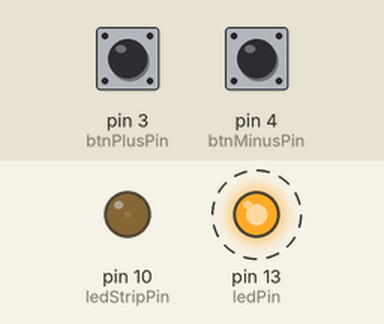
The sketch below on a simulated Arduino Nano, built with avr-gcc and run on an emulated ATmega328P. Parts: output pins drawn as LEDs (lit = HIGH). Dashed ring = blinking. The inputs (shaded band) are chosen by the test bench; at power-on: pin 3 (btnPlusPin) LOW, pin 4 (btnMinusPin) LOW.

Above: at 1.2 s.
1.3 s: pin 3 (btnPlusPin) pulled HIGH for 0.15 s
At 3.6 s:
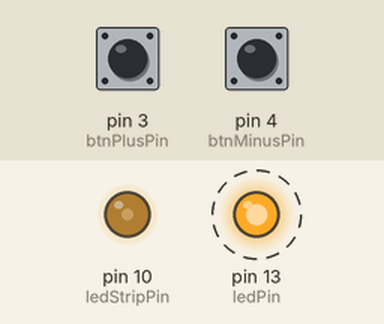
4.4 s: pin 4 (btnMinusPin) pulled HIGH for 1 s
At 5.7 s:
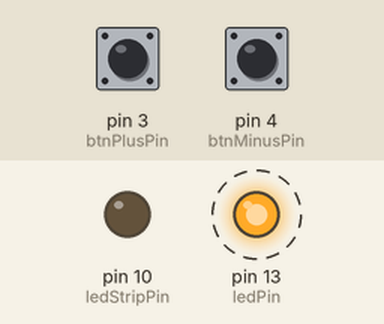
8.4 s: pin 3 (btnPlusPin) pulled HIGH for 1 s
At 9.8 s:
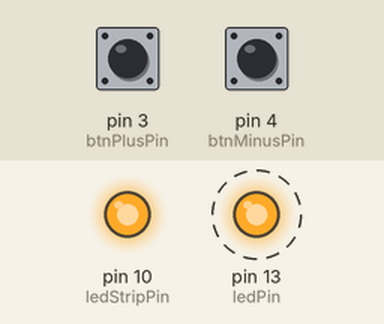
11.5 s: pin 4 (btnMinusPin) pulled HIGH for 0.15 s
At 13.9 s:
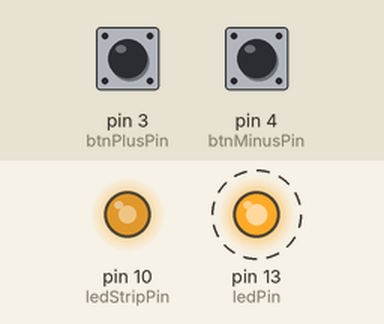
Timing chart, 0 to 15.6 s (numbered marks = the images above; inputs shaded):
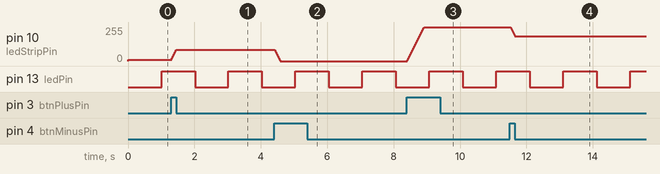

The sketch:

sketch_jun27a.ino
```cpp
// (licence header left out)
#include <IRremote.h>

// the pin that the LED strip transistor is attached to
const int ledStripPin = 10;
const int ledPin = 13;

// the pins that  push buttons are attached to
const int btnMinusPin = 4;
const int btnPlusPin = 3;

int btnMinusState;
int btnPlusState;

int brightness = 10;

const int interval = 1000;
unsigned long currentMillis;
unsigned long previousMillis;

int ledState = LOW;

//IR
int RECV_PIN = 11;
IRrecv irrecv(RECV_PIN);
decode_results results;

//IR remote button values
#define buttonPlus 0x32E9
#define altButtonPlus 0x490

#define buttonMinus 0x72E9
#define altButtonMinus 0xC90


/**
 *  Set up function to initialize pins
 */
void setup()
{
  // initialize the serial communication:
  //Serial.begin(19200);

  // initialize the ledPin as an output:
  pinMode(ledStripPin, OUTPUT);

  pinMode(ledPin, OUTPUT);
  digitalWrite(ledStripPin, LOW);

   // initialize the pushbutton pin as an input:
  pinMode(btnMinusPin, INPUT);
  pinMode(btnPlusPin, INPUT);

  //IR
  irrecv.enableIRIn(); // Start the receiver

  //TODO
  //pinMode(interruptPin, INPUT_PULLUP);
  //attachInterrupt(digitalPinToInterrupt(interruptPin), blink, CHANGE);
}

/**
 *  Increase or decrease brightness of the LEDs based on IR remote key value
 *	Parameters :
 *		- buttonValue : IR remote button  value
 */
void ParseIRButtons(unsigned long buttonValue)
{
    switch(buttonValue)
    {
      case altButtonPlus:
      case buttonPlus:
      {
        if(brightness + 5 <= 255)
          brightness +=5;

        //Serial.print("Brightness =");
        //Serial.println(brightness);
      }
      break;
      case altButtonMinus:
      case buttonMinus:
      {
        if(brightness >= 5)
          brightness -=5;

        //Serial.print("Brightness =");
        //Serial.println(brightness);
      }
      break;
    }
}

void loop()
{
  // set the brightness of the LED:
  analogWrite(ledStripPin, brightness);

  // read the state of the pushbutton value:
  btnMinusState = digitalRead(btnMinusPin);
  btnPlusState = digitalRead(btnPlusPin);
  delay(10);

  // check if the pushbutton is pressed.
  // if it is, the buttonState is HIGH:
  if (btnMinusState == HIGH)
  {
    if(brightness - 5 >=0)
      brightness -=5;

    //Serial.println("Brightness =");
    //Serial.println(brightness);
  }

  if (btnPlusState == HIGH)
  {
    if(brightness + 5 <= 255)
      brightness +=5;

    //Serial.println("Brightness =");
    //Serial.println(brightness);
  }

  //Blink led on pin 13
  currentMillis = millis();
  if (currentMillis - previousMillis >= interval)
  {
    // save the last time you blinked the LED
    previousMillis = currentMillis;

    // if the LED is off turn it on and vice-versa:
    if (ledState == LOW)
    {
      ledState = HIGH;
    }
    else
    {
      ledState = LOW;
    }

    // set the LED with the ledState of the variable:
    digitalWrite(ledPin, ledState);
  }

   //capture button from IR
   if (irrecv.decode(&results))
   {
    //Serial.println(results.value, HEX);

    int tmpVal = results.value;
    delay(5);

     // Receive the next value
    irrecv.resume();

    delay(5);
    ParseIRButtons(tmpVal);
   }
}
```

Measured:
- after the input at 1.3 s, pin 10 (ledStripPin): moves from 10/255 to 85/255 over 0.14 s, starting at once
- after the input at 4.4 s, pin 10 (ledStripPin): moves from 85/255 to 0/255 over 0.16 s, starting at once
- after the input at 8.4 s, pin 10 (ledStripPin): moves from 0/255 to 255/255 over 0.50 s, starting at once
- after the input at 11.5 s, pin 10 (ledStripPin): moves from 255/255 to 185/255 over 0.13 s, starting at once
- by itself, pin 13 (ledPin): alternates HIGH for 1.0 s and LOW for 1.0 s
